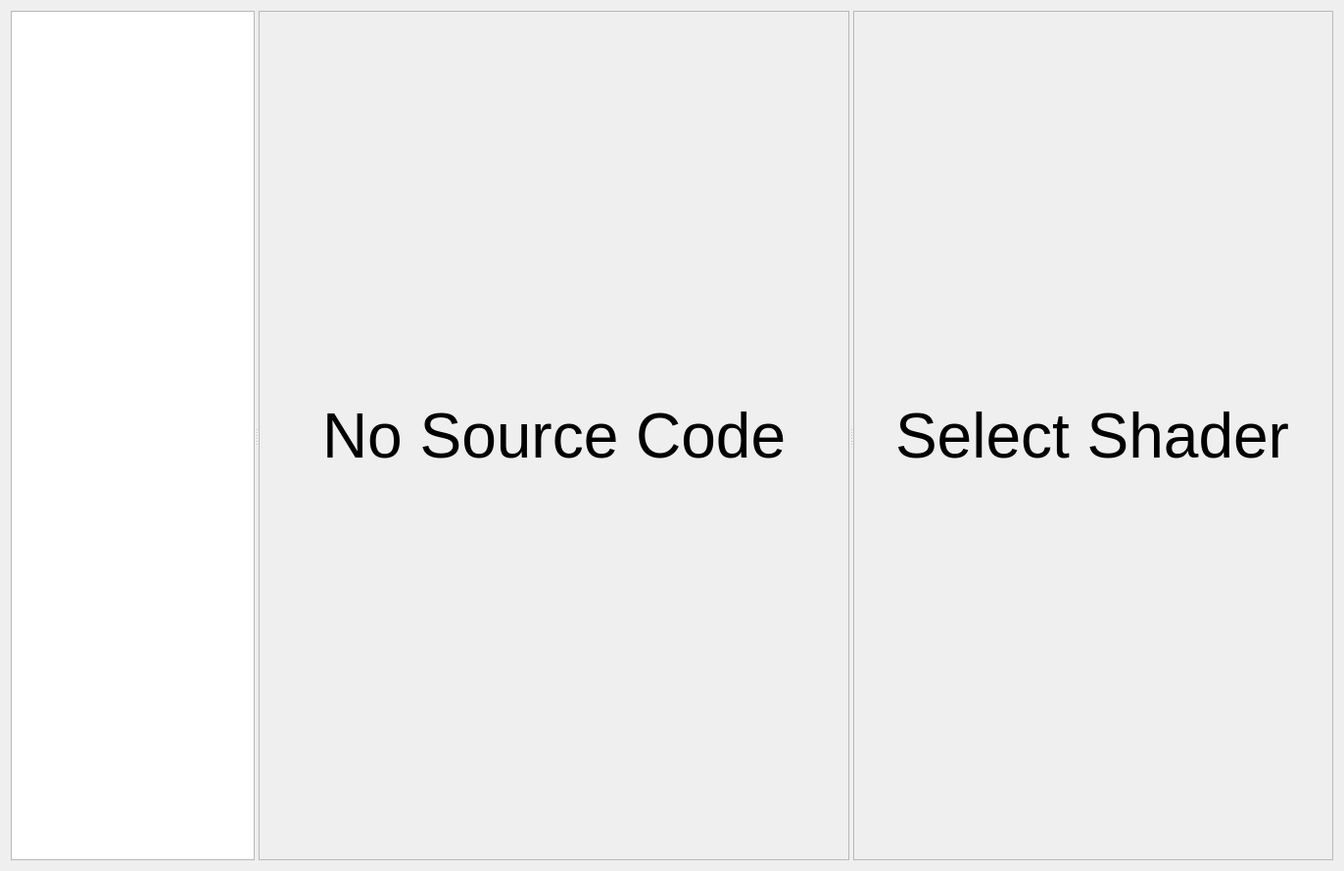
<?xml version="1.0" encoding="UTF-8"?>
<ui version="4.0">
 <class>ShaderProfilerWindow</class>
 <widget class="QWidget" name="ShaderProfilerWindow">
  <property name="geometry">
   <rect>
    <x>0</x>
    <y>0</y>
    <width>1372</width>
    <height>889</height>
   </rect>
  </property>
  <property name="windowTitle">
   <string>Form</string>
  </property>
  <layout class="QVBoxLayout" name="verticalLayout">
   <item>
    <widget class="QSplitter" name="splitter">
     <property name="orientation">
      <enum>Qt::Orientation::Horizontal</enum>
     </property>
     <property name="childrenCollapsible">
      <bool>false</bool>
     </property>
     <widget class="QTreeView" name="resourcesTreeView">
      <property name="font">
       <font>
        <pointsize>16</pointsize>
        <bold>false</bold>
       </font>
      </property>
      <property name="styleSheet">
       <string notr="true">QTreeView::branch:!has-children:adjoins-item:has-siblings {
    border-image: url(:/Images/branch-more.png) 0;
}

QTreeView::branch:!has-children:adjoins-item:!has-siblings {
    border-image: url(:/Images/branch-end.png) 0;
}</string>
      </property>
      <property name="autoScroll">
       <bool>false</bool>
      </property>
      <property name="editTriggers">
       <set>QAbstractItemView::EditTrigger::NoEditTriggers</set>
      </property>
      <property name="verticalScrollMode">
       <enum>QAbstractItemView::ScrollMode::ScrollPerPixel</enum>
      </property>
      <property name="uniformRowHeights">
       <bool>false</bool>
      </property>
      <attribute name="headerStretchLastSection">
       <bool>false</bool>
      </attribute>
     </widget>
     <widget class="QStackedWidget" name="sourceStackedWidget">
      <property name="font">
       <font>
        <pointsize>48</pointsize>
       </font>
      </property>
      <property name="frameShape">
       <enum>QFrame::Shape::StyledPanel</enum>
      </property>
      <property name="frameShadow">
       <enum>QFrame::Shadow::Sunken</enum>
      </property>
      <property name="currentIndex">
       <number>1</number>
      </property>
      <widget class="QWidget" name="page_3">
       <layout class="QHBoxLayout" name="horizontalLayout_3">
        <item>
         <spacer name="horizontalSpacer_6">
          <property name="orientation">
           <enum>Qt::Orientation::Horizontal</enum>
          </property>
          <property name="sizeHint" stdset="0">
           <size>
            <width>98</width>
            <height>20</height>
           </size>
          </property>
         </spacer>
        </item>
        <item>
         <widget class="QLabel" name="label_3">
          <property name="text">
           <string>Select Shader</string>
          </property>
         </widget>
        </item>
        <item>
         <spacer name="horizontalSpacer_5">
          <property name="orientation">
           <enum>Qt::Orientation::Horizontal</enum>
          </property>
          <property name="sizeHint" stdset="0">
           <size>
            <width>97</width>
            <height>20</height>
           </size>
          </property>
         </spacer>
        </item>
       </layout>
      </widget>
      <widget class="QWidget" name="page">
       <layout class="QHBoxLayout" name="horizontalLayout">
        <item>
         <spacer name="horizontalSpacer">
          <property name="orientation">
           <enum>Qt::Orientation::Horizontal</enum>
          </property>
          <property name="sizeHint" stdset="0">
           <size>
            <width>6</width>
            <height>20</height>
           </size>
          </property>
         </spacer>
        </item>
        <item>
         <widget class="QLabel" name="label">
          <property name="text">
           <string>No Source Code</string>
          </property>
         </widget>
        </item>
        <item>
         <spacer name="horizontalSpacer_2">
          <property name="orientation">
           <enum>Qt::Orientation::Horizontal</enum>
          </property>
          <property name="sizeHint" stdset="0">
           <size>
            <width>6</width>
            <height>20</height>
           </size>
          </property>
         </spacer>
        </item>
       </layout>
      </widget>
     </widget>
     <widget class="QStackedWidget" name="spirvStackedWidget">
      <property name="frameShape">
       <enum>QFrame::Shape::StyledPanel</enum>
      </property>
      <property name="frameShadow">
       <enum>QFrame::Shadow::Sunken</enum>
      </property>
      <widget class="QWidget" name="page_2">
       <layout class="QHBoxLayout" name="horizontalLayout_2">
        <item>
         <spacer name="horizontalSpacer_3">
          <property name="orientation">
           <enum>Qt::Orientation::Horizontal</enum>
          </property>
          <property name="sizeHint" stdset="0">
           <size>
            <width>40</width>
            <height>20</height>
           </size>
          </property>
         </spacer>
        </item>
        <item>
         <widget class="QLabel" name="label_2">
          <property name="font">
           <font>
            <pointsize>48</pointsize>
           </font>
          </property>
          <property name="text">
           <string>Select Shader</string>
          </property>
         </widget>
        </item>
        <item>
         <spacer name="horizontalSpacer_4">
          <property name="orientation">
           <enum>Qt::Orientation::Horizontal</enum>
          </property>
          <property name="sizeHint" stdset="0">
           <size>
            <width>40</width>
            <height>20</height>
           </size>
          </property>
         </spacer>
        </item>
       </layout>
      </widget>
     </widget>
    </widget>
   </item>
  </layout>
 </widget>
 <resources/>
 <connections/>
</ui>
